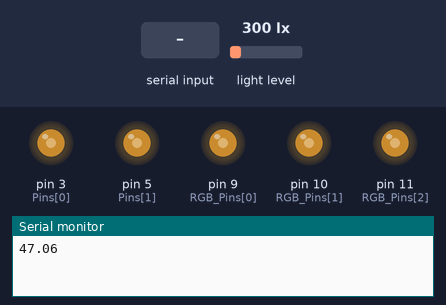
Recording of a sketch running on a simulated Arduino Uno, built with avr-gcc and run on an emulated ATmega328P. Shown: output pins drawn as LEDs (lit = HIGH), the last lines printed to the serial monitor. The test bench sets the inputs (shaded band); at power-on: light level 300 lx.

Above: at 1.4 s.
1.5 s: light level set to 40 lx
At 3.8 s:
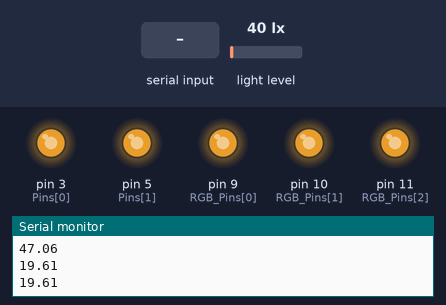
4.2 s: "0" received over Serial
At 6.6 s:
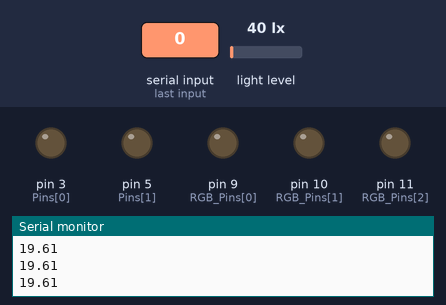
6.9 s: "1" received over Serial
At 8.52 s:
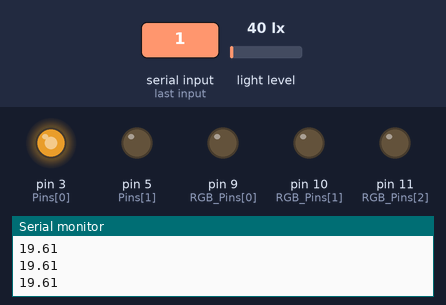
10.2 s: light level set to 500 lx
At 10.77 s:
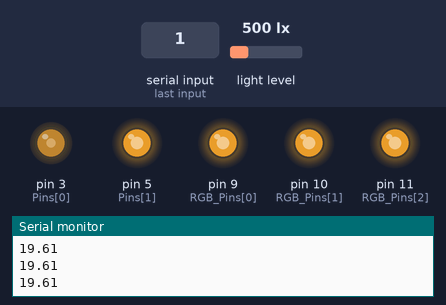
12.4 s: "30,150\n" received over Serial
At 14.02 s:
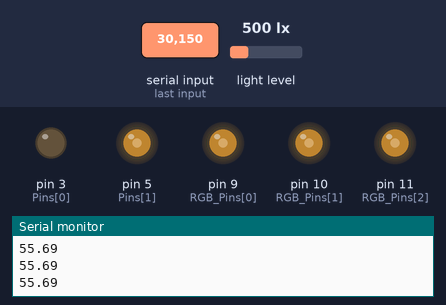
15.7 s: "1" received over Serial
At 17.28 s:
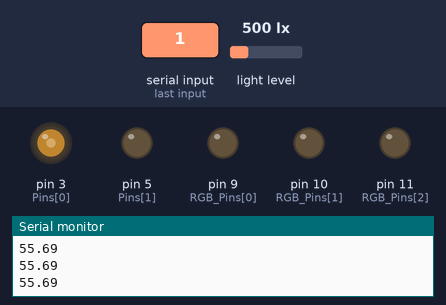
Timing chart, 0 to 19.2 s (numbered marks = the images above; inputs shaded):
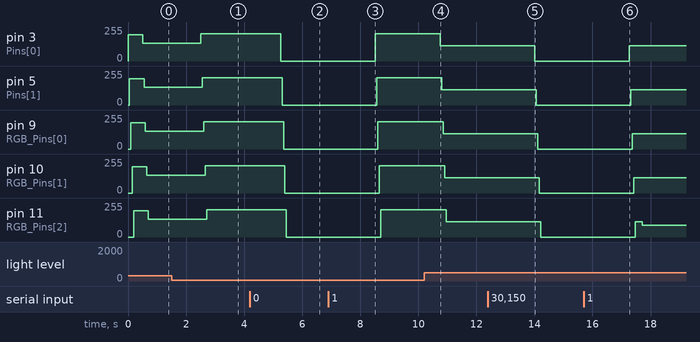

Measured:
- after the input at 1.5 s, pin 3 (Pins[0]): 135/255 → 205/255 after 1.0 s; pin 5 (Pins[1]), pin 9 (RGB_Pins[0]): 135/255 → 205/255 after 1.1 s; pin 10 (RGB_Pins[1]), pin 11 (RGB_Pins[2]): 135/255 → 205/255 after 1.2 s
- after the input at 4.2 s, pin 3 (Pins[0]), pin 5 (Pins[1]): 205/255 → 0/255 after 1.1 s; pin 9 (RGB_Pins[0]), pin 10 (RGB_Pins[1]): 205/255 → 0/255 after 1.2 s; pin 11 (RGB_Pins[2]): 205/255 → 0/255 after 1.3 s
- after the input at 6.9 s, pin 3 (Pins[0]): 0/255 → 205/255 after 1.6 s; pin 5 (Pins[1]), pin 9 (RGB_Pins[0]): 0/255 → 205/255 after 1.7 s; pin 10 (RGB_Pins[1]), pin 11 (RGB_Pins[2]): 0/255 → 205/255 after 1.8 s
- after the input at 10.2 s, pin 3 (Pins[0]): 205/255 → 113/255 after 0.56 s; pin 5 (Pins[1]): 205/255 → 113/255 after 0.61 s; pin 9 (RGB_Pins[0]): 205/255 → 113/255 after 0.66 s; pin 10 (RGB_Pins[1]): 205/255 → 113/255 after 0.71 s; pin 11 (RGB_Pins[2]): 205/255 → 113/255 after 0.76 s
- after the input at 12.4 s, pin 3 (Pins[0]): 113/255 → 0/255 after 1.6 s; pin 5 (Pins[1]), pin 9 (RGB_Pins[0]): 113/255 → 0/255 after 1.7 s; pin 10 (RGB_Pins[1]), pin 11 (RGB_Pins[2]): 113/255 → 0/255 after 1.8 s
- after the input at 15.7 s, pin 3 (Pins[0]), pin 5 (Pins[1]): 0/255 → 113/255 after 1.6 s; pin 9 (RGB_Pins[0]), pin 10 (RGB_Pins[1]): 0/255 → 113/255 after 1.7 s; pin 11 (RGB_Pins[2]): 0/255 → 113/255 after 1.8 s, → 88/255 0.25 s later

The sketch:

DIY_SmartLight.ino
```cpp
#include <Wire.h>
#include <BH1750.h>
#include <SoftwareSerial.h>
#include <math.h>

BH1750 lightInput;
const int DEFAULT_BRIGHTNESS = 196;  //Default brightness while LED starting
const int DEFAULT_TEMP_INDEX = 2;  //Default functuion to use for processing rgb temperature
float LUX = 0.0;  //Initializing BH1750 input float variable to 0.0

/*Function definitions for controlling brightness*/

int ConstantBrightness(float y){  //For constant brightness output
  return 255.0*y/9;
}

int LogBrightness(float x){  //The brightness function
  if(x>100)
    return 0;
  return int((100.589-19.811*log(x+1.5))*2.55);
}

//
int Temperatures[11][3] = {{200,245,254},{240,255,255},{255,255,255},{255,255,200},{248,255,183},{255,248,167},{255,234,144},{255,218,122},{255,182,78},{255,139,39},{255,89,11}};  //rgb values for specific temperatures
int (*Brightness_Functions[2])(float) = {LogBrightness, ConstantBrightness};  //array of pointers to brightness functions

class LED{  //class to store the variables and functions corresponding to the operating light
    public:
        int Pins[2] = {3, 5};  //Pins controlling SMD LEDs
        int RGB_Pins[3] = {9, 10, 11};  //Pins controlling the r, g and b values of a RGB LED respectively
        int brightness = DEFAULT_BRIGHTNESS;
        int brightness_function_index = 0;  //Index of the brightness function in use
        int temp_index = DEFAULT_TEMP_INDEX;  //Current operating index of Temperatures array
        int r = Temperatures[temp_index][0]*(brightness/255.0);
        int g = Temperatures[temp_index][1]*(brightness/255.0);
        int b = Temperatures[temp_index][2]*(brightness/255.0);

        void glow(){  //Glows the Light at set brightness and temperature
            for (int i = 0; i < 2; i++){
                analogWrite(Pins[i], brightness);
              	delay(50);
			      }
            analogWrite(RGB_Pins[0], r);
        		delay(50);
        		analogWrite(RGB_Pins[1], g);
        		delay(50);
        		analogWrite(RGB_Pins[2], b);
        		delay(50);
        }

        void dim(){  //Turns off the Light
            for (int i = 0; i < 2; i++){
                digitalWrite(Pins[i], LOW);
              	delay(50);
            }
            for (int i = 0; i < 3; i++){
                digitalWrite(RGB_Pins[i], LOW);
              	delay(50);
            }
        }

        void update(){  //Updates the Light brightness and temperature according to LUX and User input
            brightness = (*Brightness_Functions[0])(LUX/32.0);
            r = Temperatures[temp_index][0]*(brightness/255.0);
            g = Temperatures[temp_index][1]*(brightness/255.0);
            b = Temperatures[temp_index][2]*(brightness/255.0);
            glow();
        }

		    void update_with_const_brightness(int level){  //Updates the brightness according to user input
			      brightness_function_index = 1;
		  	    brightness = (*Brightness_Functions[brightness_function_index])(level);
		  	    r = Temperatures[temp_index][0]*(brightness/255.0);
            g = Temperatures[temp_index][1]*(brightness/255.0);
            b = Temperatures[temp_index][2]*(brightness/255.0);
            glow();
	    	}

        char Hotter(){  //Increases light temperature
            if(temp_index < 10){
                temp_index++;
            }
            update();
			      return '0';
        }

        char Cooler(){  //Decreases light temperature
            if(temp_index > 0){
                temp_index--;
            }
        update();
			  return '0';
        }
};

char data[5] = {'1', '1','0', '0', '7'};  //array to store transmitted information
const int data_size = 5;
LED Light;


void setup(){
    Serial.begin(9600);
    Wire.begin();
    lightInput.begin(BH1750::ONE_TIME_HIGH_RES_MODE);
    pinMode(3, OUTPUT);
    pinMode(5, OUTPUT);
    pinMode(9, OUTPUT);
    pinMode(10, OUTPUT);
    pinMode(11, OUTPUT);

    Light.brightness = DEFAULT_BRIGHTNESS;
    LUX = lightInput.readLightLevel();
    Light.glow();
}

void loop(){
    lightInput.configure(BH1750::ONE_TIME_HIGH_RES_MODE);
    LUX = lightInput.readLightLevel();
    if(Serial.available())
      Serial.readBytes(data, data_size);
    if(data[0]=='1'){
      Light.glow();
      if(data[1]=='0')
        Light.update_with_const_brightness(data[4]-'0');
      if(data[1]=='1')
        Light.update();
      if(data[3]=='1')
        data[3] = Light.Hotter();
      if(data[3]=='2')
        data[3] = Light.Cooler();
    }
    else if(data[0]=='0')
      Light.dim();
    Serial.println(100-Light.brightness/2.55);
    delay(500);
}
```
